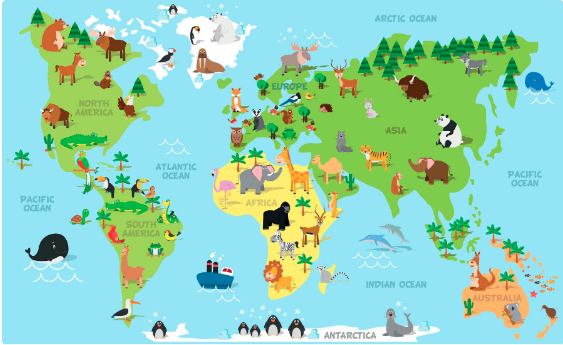
#> input picture Map/world_map_data/set/map.png, 563 x 345 px
$ python 3_sqdiff.py
#> lines starting #> are read from the running program, lines starting #| are printed output that depends on the picture
import numpy as np
from PIL import Image
from numpy.lib.stride_tricks import as_strided
#import time


def calculate_factor_harcoded():

    bounds = [(50, 20, 1),
              (500, 30, 2),
              (3000, 20, 3),
              (5000, 30, 4)]

    for bound in bounds:
        if N < bound[0]:
            return bound[2]
        if N == bound[0] and max(W, H) <= bound[1]:
            return bound[2]

    return 5


if __name__ == "__main__":

    #start_time = time.time()

    map_path = input()
#> the answer given: world_map_data/set/map.png

    map_img = Image.open(map_path).convert("L")
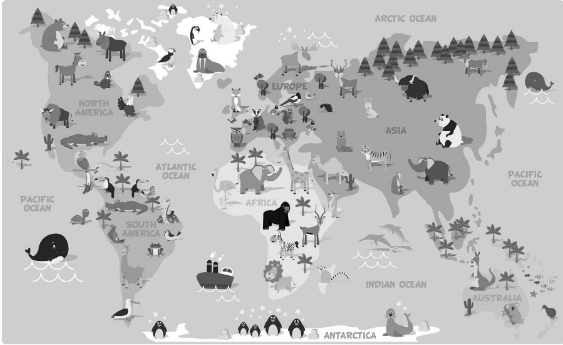
#> map_img: PIL image 563x345 L; min 0, max 255, mean 189.7
    map_array = np.array(map_img, dtype='float32')

    N = int(input())
#> the answer given: 3
#> (the run stopped early here; a loop or call above may not have finished)
